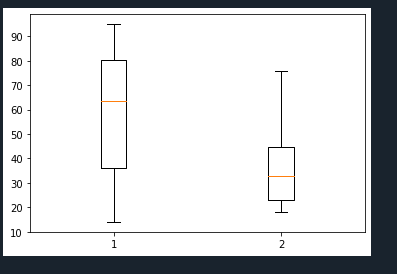

Python code for this plot:
# -*- coding: utf-8 -*-
"""
Created on Fri Dec 10 09:01:39 2021

@author: user
"""

import matplotlib.pyplot as plt
list1=[43,76,34,63,56,82,87,55,64,87,95,23,14,65,67,25,23,85]
list2=[34,45,34,23,43,76,26,18,24,74,23,56,23,23,34,56,32,23]
data=[list1,list2]
plt.boxplot(data)
plt.show()
